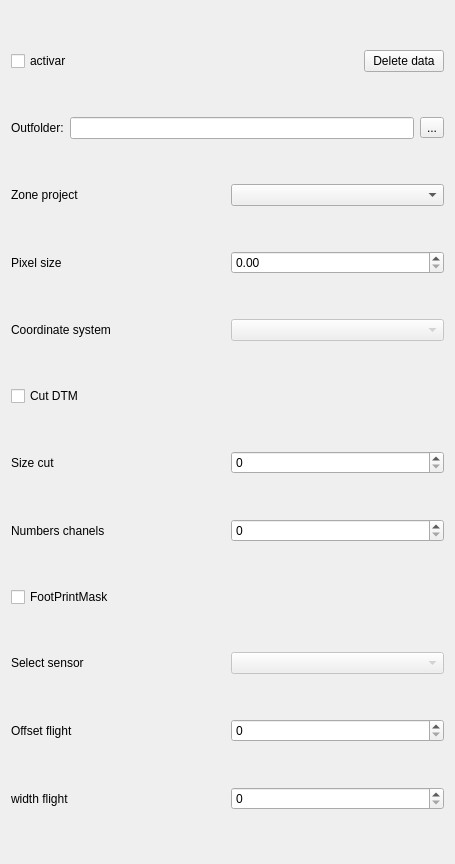
<?xml version="1.0" encoding="UTF-8"?>
<ui version="4.0">
 <class>WidgetMet</class>
 <widget class="QWidget" name="WidgetMet">
  <property name="geometry">
   <rect>
    <x>0</x>
    <y>0</y>
    <width>455</width>
    <height>864</height>
   </rect>
  </property>
  <property name="windowTitle">
   <string>Form</string>
  </property>
  <layout class="QVBoxLayout" name="verticalLayout">
   <item>
    <layout class="QHBoxLayout" name="horizontalLayout_2">
     <item>
      <widget class="QCheckBox" name="checkBoxMet">
       <property name="text">
        <string>activar</string>
       </property>
      </widget>
     </item>
     <item>
      <spacer name="horizontalSpacer">
       <property name="orientation">
        <enum>Qt::Horizontal</enum>
       </property>
       <property name="sizeHint" stdset="0">
        <size>
         <width>379</width>
         <height>20</height>
        </size>
       </property>
      </spacer>
     </item>
     <item>
      <widget class="QPushButton" name="pushButtonDeleteDataMet">
       <property name="text">
        <string>Delete data</string>
       </property>
      </widget>
     </item>
    </layout>
   </item>
   <item>
    <layout class="QHBoxLayout" name="horizontalLayout">
     <item>
      <widget class="QLabel" name="labelOutFolderMet">
       <property name="text">
        <string>Outfolder:</string>
       </property>
      </widget>
     </item>
     <item>
      <widget class="QLineEdit" name="lineEditMet">
       <property name="readOnly">
        <bool>true</bool>
       </property>
      </widget>
     </item>
     <item>
      <widget class="QToolButton" name="toolButtonMet">
       <property name="text">
        <string>...</string>
       </property>
      </widget>
     </item>
    </layout>
   </item>
   <item>
    <layout class="QHBoxLayout" name="horizontalLayout_3">
     <item>
      <widget class="QLabel" name="labelAmbitoProyectoMet">
       <property name="enabled">
        <bool>true</bool>
       </property>
       <property name="text">
        <string>Zone project</string>
       </property>
      </widget>
     </item>
     <item>
      <widget class="QComboBox" name="comboBoxMet">
       <property name="enabled">
        <bool>true</bool>
       </property>
      </widget>
     </item>
    </layout>
   </item>
   <item>
    <layout class="QHBoxLayout" name="horizontalLayout_9">
     <item>
      <widget class="QLabel" name="labelTamanyoPixelMet">
       <property name="enabled">
        <bool>true</bool>
       </property>
       <property name="text">
        <string>Pixel size</string>
       </property>
      </widget>
     </item>
     <item>
      <widget class="QDoubleSpinBox" name="doubleSpinBoxTamanyoPixelMet"/>
     </item>
    </layout>
   </item>
   <item>
    <layout class="QHBoxLayout" name="horizontalLayout_10">
     <item>
      <widget class="QLabel" name="labelCoordinateSystemMet">
       <property name="enabled">
        <bool>true</bool>
       </property>
       <property name="text">
        <string>Coordinate system</string>
       </property>
      </widget>
     </item>
     <item>
      <widget class="QComboBox" name="comboBoxCoordinateSystemMet">
       <property name="enabled">
        <bool>false</bool>
       </property>
      </widget>
     </item>
    </layout>
   </item>
   <item>
    <widget class="QCheckBox" name="checkBoxCortarMet">
     <property name="enabled">
      <bool>true</bool>
     </property>
     <property name="text">
      <string>Cut DTM</string>
     </property>
    </widget>
   </item>
   <item>
    <layout class="QHBoxLayout" name="horizontalLayout_14">
     <item>
      <widget class="QLabel" name="labelCortarMet">
       <property name="enabled">
        <bool>true</bool>
       </property>
       <property name="text">
        <string>Size cut</string>
       </property>
      </widget>
     </item>
     <item>
      <widget class="QSpinBox" name="spinBoxCortarMet"/>
     </item>
    </layout>
   </item>
   <item>
    <layout class="QHBoxLayout" name="horizontalLayout_15">
     <item>
      <widget class="QLabel" name="labelNumeroCanalesspasadaMet">
       <property name="enabled">
        <bool>true</bool>
       </property>
       <property name="text">
        <string>Numbers chanels</string>
       </property>
      </widget>
     </item>
     <item>
      <widget class="QSpinBox" name="spinBoxNumeroCanalesspasadaMet"/>
     </item>
    </layout>
   </item>
   <item>
    <widget class="QCheckBox" name="checkBoxFootPrintMaskMet">
     <property name="enabled">
      <bool>true</bool>
     </property>
     <property name="text">
      <string>FootPrintMask</string>
     </property>
    </widget>
   </item>
   <item>
    <layout class="QHBoxLayout" name="horizontalLayout_11">
     <item>
      <widget class="QLabel" name="labelSelectSensor">
       <property name="enabled">
        <bool>true</bool>
       </property>
       <property name="text">
        <string>Select sensor</string>
       </property>
      </widget>
     </item>
     <item>
      <widget class="QComboBox" name="comboBoxSelectSensor">
       <property name="enabled">
        <bool>false</bool>
       </property>
      </widget>
     </item>
    </layout>
   </item>
   <item>
    <layout class="QHBoxLayout" name="horizontalLayout_13">
     <item>
      <widget class="QLabel" name="labelOffsetPasadaMet">
       <property name="enabled">
        <bool>true</bool>
       </property>
       <property name="text">
        <string>Offset flight</string>
       </property>
      </widget>
     </item>
     <item>
      <widget class="QSpinBox" name="spinBoxOffsetPasadaMet"/>
     </item>
    </layout>
   </item>
   <item>
    <layout class="QHBoxLayout" name="horizontalLayout_12">
     <item>
      <widget class="QLabel" name="labelAnchoPasadaMet">
       <property name="enabled">
        <bool>true</bool>
       </property>
       <property name="text">
        <string>width flight</string>
       </property>
      </widget>
     </item>
     <item>
      <widget class="QSpinBox" name="spinBoxAnchoPasadaMet"/>
     </item>
    </layout>
   </item>
  </layout>
 </widget>
 <resources/>
 <connections/>
</ui>
